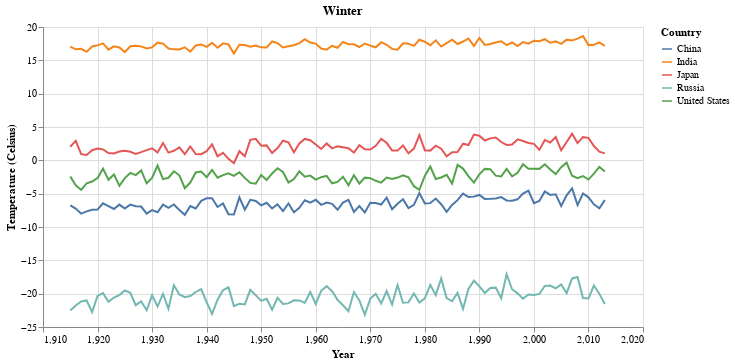

Write notebook code for a chart like this one.
### Code cell
# create a chart for each season color coded by country and tooltip for year and temperature
def create_chart(df, season):
    chart = alt.Chart(df).mark_line().encode(
        x=alt.X('year', title='Year'),
        y=alt.Y('averagetemperature', scale=alt.Scale(zero=False), title='Temperature (Celsius)'),
        color=alt.Color('country', title='Country'),
        tooltip=['year', 'averagetemperature', 'country']
    ).properties(
        width=600,
        height=300,
        title=season)
    
    
    return chart

create_chart(top_collapsed[top_collapsed['season'] == 'winter'], 'Winter')

### Figure 1 — Vega-Lite specification as saved in the notebook (floating-point values rounded to 4 significant figures; data arrays with more than 128 entries replaced by an {"elided": "..."} marker saying what was removed)
{"config": {"view": {"continuousWidth": 400, "continuousHeight": 300}}, "data": {"name": "data-593728d950014b150ae3ca160eae8131"}, "mark": "line", "encoding": {"color": {"field": "country", "title": "Country", "type": "nominal"}, "tooltip": [{"field": "year", "type": "quantitative"}, {"field": "averagetemperature", "type": "quantitative"}, {"field": "country", "type": "nominal"}], "x": {"field": "year", "title": "Year", "type": "quantitative"}, "y": {"field": "averagetemperature", "scale": {"zero": false}, "title": "Temperature (Celsius)", "type": "quantitative"}}, "height": 300, "title": "Winter", "width": 600, "$schema": "https://vega.github.io/schema/vega-lite/v4.17.0.json", "datasets": {"data-593728d950014b150ae3ca160eae8131": {"elided": "495 records"}}}
